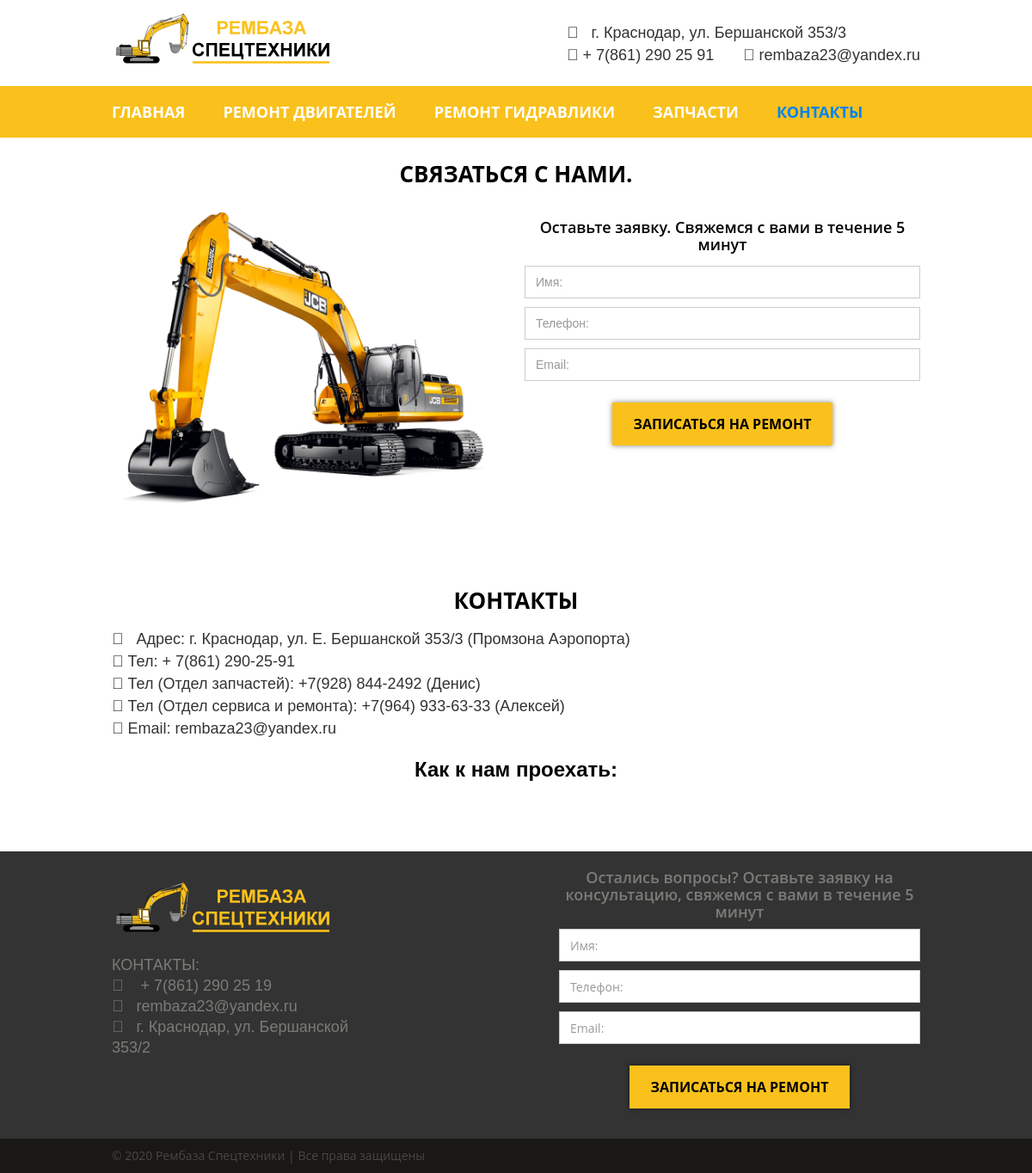
The app's page /контакты/ with its own data.
### blog/models.py (models this page shows, shortened)
class Post(models.Model):
    author = models.ForeignKey(settings.AUTH_USER_MODEL, on_delete=models.CASCADE)
    title = models.CharField(max_length=200)
    header_page = models.CharField(max_length=200)
    form_header = models.CharField(max_length=200)
    form_image = models.CharField(max_length=200)
    text = models.TextField()
    created_date = models.DateTimeField(default=timezone.now)
    published_date = models.DateTimeField(blank=True, null=True)
    slug = models.SlugField(max_length=250, allow_unicode=True)

### blog/forms.py
class FeedBackForm(forms.ModelForm):
    def __init__(self, *args, **kwargs):
        super().__init__(*args, **kwargs)
        self.fields['name'].widget.attrs.update({'class': 'w-input', 'placeholder': 'Имя:'})
        self.fields['phone'].widget.attrs.update({'class': 'w-input', 'placeholder': 'Телефон:'})
        self.fields['email'].widget.attrs.update({'class': 'w-input', 'placeholder': 'Email:'})
    class Meta:
        model = FeedBack
        fields = ('name', 'phone', 'email')

### blog/views.py (called while the page is built)
def article_detail(request, slug):
    form = FeedBackForm(request.POST or None)
    post = get_object_or_404(Post, slug=slug)
    if request.method == 'POST':
        if form.is_valid():
            form.save()
            return HttpResponseRedirect('/' + slug)
    return render(request, 'blog/page.html', {
        'post': post,
        'form': form
        })

### blog/templates/blog/page.html (shortened to what this page needs)
{% extends "blog/base.html" %}
{% load static %}
{% block content %}
<div class="feedback">
    <div class="center w-container">
      <div>
        <h1 class="main-header">
          {{ post.header_page }}
        </h1>
      </div>
      <div class="w-row">
        <div class="w-col w-col-6">
          <div class="feedback-block-image w-clearfix">
            <img class="feedback-image" src={{ post.form_image }} alt="" width="600">
          </div>
        </div>
        <div class="w-clearfix w-col w-col-6">
          <div class="contact-form w-form">
            <div class="feedback-text">
              {{ post.form_header }}
            </div>
           <form method="post" novalidate="novalidate">
                    {{ form }}
                    <input type="submit" value="ЗАПИСАТЬСЯ НА РЕМОНТ" class="submit-button w-button" />
           </form>
          </div>
        </div>
      </div>
    </div>
  </div>
{{ post.text|safe }}
{% endblock %}

### blog/templates/blog/base.html (shortened to what this page needs)
{% load static %}
<!DOCTYPE html>
<html>
<head>
    <link rel='stylesheet' href="{% static 'css/main-style.css' %}" type='text/css' media='all' />
</head>
<body>
    <div class="logo-block">
      <div class="w-container">
        <a class="logo w-nav-brand" href="#"><img src="{% static 'images/logo-4.svg' %}"></a>
        <div class="contact">
          <div class="contact-phone">&nbsp;&nbsp;&nbsp;г. Краснодар, ул. Бершанской 353/3</div>
          <div class="contact-phone contact-phone-2"> + 7(861) 290 25 91&nbsp;&nbsp;&nbsp;</div>
          <div class="contact-phone contact-phone-2">&nbsp;&nbsp;&nbsp; rembaza23@yandex.ru</div>
        </div>
      </div>
    </div>
    <div class="header">
      <div class="w-container">
        <div class="navbar w-nav" data-animation="default" data-collapse="medium" data-duration="400">
          <div class="w-container">
            <nav class="navmenu w-nav-menu" role="navigation">
              <a class="navlink w-nav-link"  href="https://rembaza23.ru/" aria-current="page">ГЛАВНАЯ</a>
              <a class="navlink w-nav-link"  href="/ремонт-двигателей">РЕМОНТ ДВИГАТЕЛЕЙ</a>
              <a class="navlink w-nav-link"  href="/ремонт-гидравлики">РЕМОНТ ГИДРАВЛИКИ</a>
              <a class="navlink w-nav-link"  href="/запчасти">ЗАПЧАСТИ</a>
              <a class="navlink w-nav-link"  title="Контакты" href="/контакты/">КОНТАКТЫ</a>
            </nav>
          </div>
        </div>
      </div>
    </div>
		{% block content %}
		{% endblock %}
<div class="footer">
    <div class="w-container">
        <div class="w-row">
          <div class="w-col w-col-4">
            <a class="anchor" href="#" id="contact"></a><img src="{% static 'images/logo5.svg' %}">
            <div class="footer-contact">КОНТАКТЫ:<br> &nbsp;&nbsp;&nbsp;+ 7(861) 290 25 19&nbsp; &nbsp; &nbsp;<br> &nbsp;&nbsp;rembaza23@yandex.ru<br>&nbsp;&nbsp;&nbsp;г. Краснодар, ул. Бершанской 353/2</div>
          </div>
          <div class="footer-column w-col w-col-8">
            <div class="footer-contact-form w-form">
                <div class="footer-feedback-text">Остались вопросы? Оставьте заявку на консультацию, свяжемся с вами в течение 5 минут</div>
                <form method="post" novalidate="novalidate">
                  {{ form }}
              <input type="submit" value="ЗАПИСАТЬСЯ НА РЕМОНТ" class="submit-button w-button" />
              </form>
            </div>
          </div>
        </div>
    </div>
</div>
    <div class="copyright">
        <div class="w-container">
            <div class="copyright-text">© 2020 Рембаза Спецтехники | Все права защищены</div>
        </div>
    </div>
</body>
</html>

### records on screen
Post: header_page "СВЯЗАТЬСЯ С НАМИ.", form_image (picture), form_header "Оставьте заявку. Свяжемся с вами в течение 5 минут", text "КОНТАКТЫ  Адрес: г. Краснодар, ул. Е. Бершанской 353/3 (Промзона Аэропорта)  Тел: + 7(861) 290-25-91  Тел (Отдел запчастей): +7(928) 844-2492 (Денис)  Тел (Отдел сервиса и ремонта): +7(964) 933-63-33 (Алексей)  Email: rembaza23@yandex.ru Как к нам проехать:"
